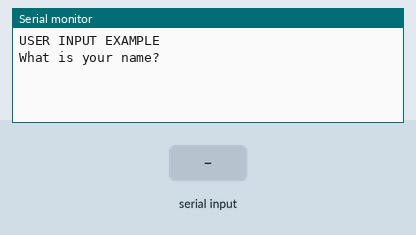
Bench run of a sketch on a simulated Arduino Uno, built with avr-gcc and run on an emulated ATmega328P. Shown: the last lines printed to the serial monitor. The inputs (shaded band) are chosen by the test bench.

Above: at 0.9 s.
1.0 s: "1\n" received over Serial
At 3.1 s:
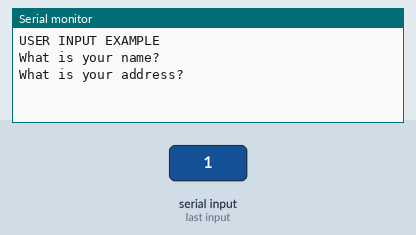
3.5 s: "0\n" received over Serial
At 6.0 s:
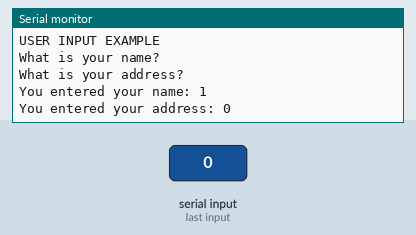

The sketch:

4-user-input.ino
```cpp
// EduKit1 - Basics
// Worksheet 4 - User Input

/*
 * This sketch requires no breadboard components
 *
 * This code will introduce variables to store information
 * as well as explain how to get input from the user.
 *
 * Two user functions are also used:
 *    getUserName() and getUserAddress()
 *
 * User will be prompted for the following:
 *  1) What is your name?
 *  2) What is your address?
 *
 * Comments have been placed within the code to remind
 * you what the code is intended to do.

 */

String name;
String address;

void setup() {
  // run once, when the sketch starts

  Serial.begin(9600);       // set up Serial library at 9600 bps

  Serial.println("USER INPUT EXAMPLE");
  Serial.println("");

  Serial.flush();       // Clear Serial Monitor Input Buffer

  name = getUserName();         // prompt user's name
  address = getUserAddress();   // prompt user's address

  Serial.println();
  Serial.println("You entered your name: " + name);
  Serial.println("You entered your address: " + address);
}

void loop() {
  // not used in this example
}

String getUserName() {      // ******* User Defined Function *******
    Serial.println("What is your name?");

    while (Serial.available() == 0) ;  // Wait until input buffer ready
    { name = Serial.readStringUntil("\n");  }    // save name in variable
    return name;
}

String getUserAddress() {   // ******* User Defined Function *******

    // Ask the user how many times they want LED to blink
    Serial.println("What is your address?");
    while (Serial.available() == 0) ;   // Wait until input buffer ready
    { address = Serial.readStringUntil("\n"); }   // save address in variable
    return address;
}
```

Measured:
- after the input at 1.0 s, the serial monitor: prints a new line after 1.0 s (image 1)
- after the input at 3.5 s, the serial monitor: prints a new line after 1.0 s (image 2)
